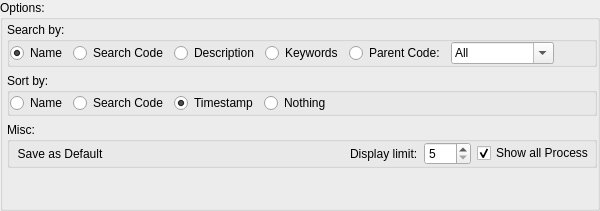
<?xml version="1.0" encoding="UTF-8"?>
<ui version="4.0">
 <class>searchOptionsGroupBox</class>
 <widget class="QGroupBox" name="searchOptionsGroupBox">
  <property name="sizePolicy">
   <sizepolicy hsizetype="Preferred" vsizetype="Ignored">
    <horstretch>0</horstretch>
    <verstretch>0</verstretch>
   </sizepolicy>
  </property>
  <property name="windowTitle">
   <string>GroupBox</string>
  </property>
  <property name="title">
   <string>Options:</string>
  </property>
  <property name="flat">
   <bool>true</bool>
  </property>
  <layout class="QGridLayout" name="gridLayout">
   <property name="leftMargin">
    <number>4</number>
   </property>
   <property name="topMargin">
    <number>2</number>
   </property>
   <property name="rightMargin">
    <number>0</number>
   </property>
   <property name="bottomMargin">
    <number>0</number>
   </property>
   <property name="spacing">
    <number>6</number>
   </property>
   <item row="4" column="0">
    <spacer name="verticalSpacer">
     <property name="orientation">
      <enum>Qt::Vertical</enum>
     </property>
     <property name="sizeHint" stdset="0">
      <size>
       <width>20</width>
       <height>40</height>
      </size>
     </property>
    </spacer>
   </item>
   <item row="2" column="0" colspan="3">
    <widget class="QGroupBox" name="sortByGroupBox">
     <property name="title">
      <string>Sort by:</string>
     </property>
     <property name="flat">
      <bool>true</bool>
     </property>
     <layout class="QHBoxLayout" name="horizontalLayout">
      <property name="spacing">
       <number>6</number>
      </property>
      <property name="margin">
       <number>0</number>
      </property>
      <item>
       <widget class="QRadioButton" name="radioButton">
        <property name="text">
         <string>Name</string>
        </property>
       </widget>
      </item>
      <item>
       <widget class="QRadioButton" name="radioButton_2">
        <property name="text">
         <string>Search Code</string>
        </property>
       </widget>
      </item>
      <item>
       <widget class="QRadioButton" name="radioButton_4">
        <property name="text">
         <string>Timestamp</string>
        </property>
        <property name="checked">
         <bool>true</bool>
        </property>
       </widget>
      </item>
      <item>
       <widget class="QRadioButton" name="radioButton_3">
        <property name="text">
         <string>Nothing</string>
        </property>
       </widget>
      </item>
      <item>
       <spacer name="horizontalSpacer">
        <property name="orientation">
         <enum>Qt::Horizontal</enum>
        </property>
        <property name="sizeHint" stdset="0">
         <size>
          <width>40</width>
          <height>20</height>
         </size>
        </property>
       </spacer>
      </item>
     </layout>
    </widget>
   </item>
   <item row="1" column="0" colspan="3">
    <widget class="QGroupBox" name="searchByGroupBox">
     <property name="title">
      <string>Search by:</string>
     </property>
     <property name="flat">
      <bool>true</bool>
     </property>
     <layout class="QHBoxLayout" name="horizontalLayout_2">
      <property name="spacing">
       <number>6</number>
      </property>
      <property name="margin">
       <number>0</number>
      </property>
      <item>
       <widget class="QRadioButton" name="searchNameRadioButton">
        <property name="text">
         <string>Name</string>
        </property>
        <property name="checked">
         <bool>true</bool>
        </property>
       </widget>
      </item>
      <item>
       <widget class="QRadioButton" name="searchCodeRadioButton">
        <property name="text">
         <string>Search Code</string>
        </property>
       </widget>
      </item>
      <item>
       <widget class="QRadioButton" name="searchDescriptionRadioButton">
        <property name="text">
         <string>Description</string>
        </property>
       </widget>
      </item>
      <item>
       <widget class="QRadioButton" name="searchKeywordsRadioButton">
        <property name="text">
         <string>Keywords</string>
        </property>
       </widget>
      </item>
      <item>
       <widget class="QRadioButton" name="searchParentCodeRadioButton">
        <property name="text">
         <string>Parent Code:</string>
        </property>
       </widget>
      </item>
      <item>
       <widget class="QComboBox" name="parentsComboBox">
        <property name="editable">
         <bool>true</bool>
        </property>
        <property name="insertPolicy">
         <enum>QComboBox::NoInsert</enum>
        </property>
        <item>
         <property name="text">
          <string>All</string>
         </property>
        </item>
        <item>
         <property name="text">
          <string>scenes_code</string>
         </property>
        </item>
        <item>
         <property name="text">
          <string>sets_code</string>
         </property>
        </item>
       </widget>
      </item>
      <item>
       <spacer name="horizontalSpacer_2">
        <property name="orientation">
         <enum>Qt::Horizontal</enum>
        </property>
        <property name="sizeHint" stdset="0">
         <size>
          <width>40</width>
          <height>20</height>
         </size>
        </property>
       </spacer>
      </item>
     </layout>
    </widget>
   </item>
   <item row="3" column="0" colspan="3">
    <widget class="QGroupBox" name="miscGroupBox">
     <property name="title">
      <string>Misc:</string>
     </property>
     <property name="flat">
      <bool>true</bool>
     </property>
     <layout class="QHBoxLayout" name="horizontalLayout_3">
      <property name="spacing">
       <number>6</number>
      </property>
      <property name="margin">
       <number>0</number>
      </property>
      <item>
       <widget class="QToolButton" name="saveAsDefaultToolButton">
        <property name="text">
         <string>Save as Default</string>
        </property>
        <property name="autoRaise">
         <bool>true</bool>
        </property>
       </widget>
      </item>
      <item>
       <spacer name="horizontalSpacer_4">
        <property name="orientation">
         <enum>Qt::Horizontal</enum>
        </property>
        <property name="sizeHint" stdset="0">
         <size>
          <width>40</width>
          <height>20</height>
         </size>
        </property>
       </spacer>
      </item>
      <item>
       <widget class="QLabel" name="label">
        <property name="text">
         <string>Display limit:</string>
        </property>
       </widget>
      </item>
      <item>
       <widget class="QSpinBox" name="spinBox">
        <property name="minimum">
         <number>5</number>
        </property>
        <property name="maximum">
         <number>200</number>
        </property>
        <property name="singleStep">
         <number>5</number>
        </property>
       </widget>
      </item>
      <item>
       <widget class="QCheckBox" name="showAllProcessCheckBox">
        <property name="text">
         <string>Show all Process</string>
        </property>
        <property name="checked">
         <bool>true</bool>
        </property>
       </widget>
      </item>
     </layout>
    </widget>
   </item>
  </layout>
 </widget>
 <tabstops>
  <tabstop>searchNameRadioButton</tabstop>
  <tabstop>searchCodeRadioButton</tabstop>
  <tabstop>searchDescriptionRadioButton</tabstop>
  <tabstop>searchKeywordsRadioButton</tabstop>
  <tabstop>radioButton</tabstop>
  <tabstop>radioButton_2</tabstop>
  <tabstop>radioButton_4</tabstop>
  <tabstop>radioButton_3</tabstop>
  <tabstop>showAllProcessCheckBox</tabstop>
  <tabstop>spinBox</tabstop>
  <tabstop>saveAsDefaultToolButton</tabstop>
 </tabstops>
 <resources/>
 <connections/>
</ui>
